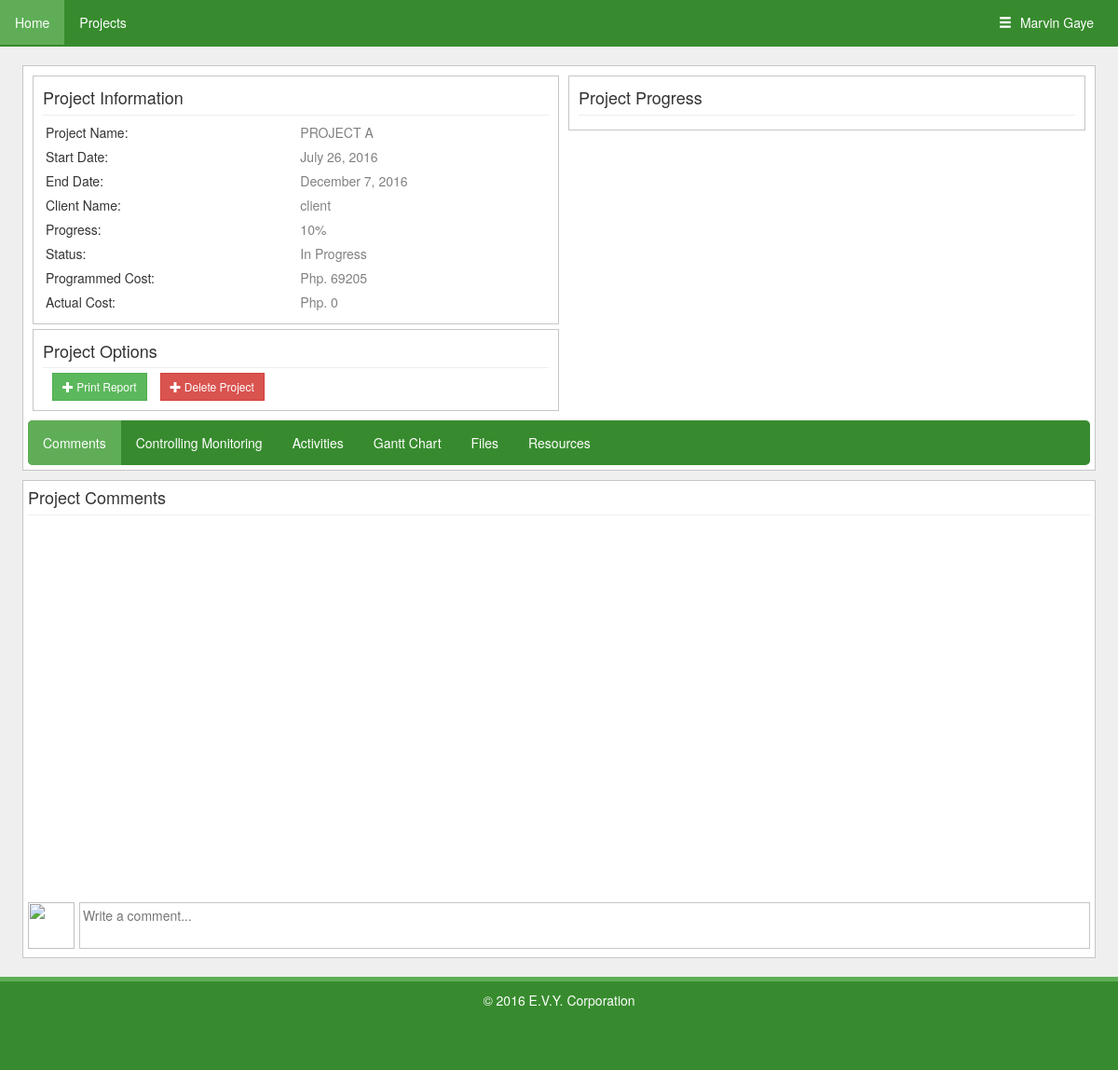
The app's page /viewproject.php?pid=1 (signed in) with its own data.
### tables this page shows
CREATE TABLE `projects` (
  `ProjectID` int(11) NOT NULL AUTO_INCREMENT,
  `UserID` longtext NOT NULL,
  `Name` longtext NOT NULL,
  `StartDate` datetime NOT NULL,
  `EndDate` datetime NOT NULL,
  `Status` longtext NOT NULL,
  `Progress` longtext NOT NULL,
  `Location` longtext NOT NULL,
  `ProjectType` varchar(45) NOT NULL,
  `LotSize` varchar(45) DEFAULT NULL,
  `OtherSize` varchar(100) DEFAULT NULL,
  PRIMARY KEY (`ProjectID`)
);

CREATE TABLE `users` (
  `UserID` int(11) NOT NULL AUTO_INCREMENT,
  `Name` longtext NOT NULL,
  `Username` longtext NOT NULL,
  `Password` longtext NOT NULL,
  `Type` longtext NOT NULL,
  PRIMARY KEY (`UserID`)
);

### viewproject.php (the view, shortened to what this page needs)
<?php
function FormalDateTime($datetime) {
	$rawdate = explode(" ", $datetime);
	$date = $rawdate[0];
	$time = $rawdate[1];
	$months = ["January", "February", "March", "April", "May", "June", "July", "August", "September", "October", "November", "December"];
	$thetime = explode(":", $time);
	$thedate = explode("-", $date);
	if (intval($thetime[0]) >= 12) {
		$hour = $thetime[0] - 12;
		$ampm = "PM";
	} else {
		$hour = $thetime[0];
		$ampm = "AM";
	}
	if ($hour == 0) {
		$hour = 12;
	}
	return [$months[(intval($thedate[1]) - 1)] . " " . intval($thedate[2]) . ", " . intval($thedate[0]), $hour . ":" . intval($thetime[1]) . " " . $ampm];
}
if (isset($_GET["pid"]) && !empty($_GET["pid"])) {
	$mysqli = new mysqli("localhost", "root", "", "evypms");
	$query = "SELECT projects.*, users.Name as ClientName, (SELECT SUM(task_resources.Used * resources.Price) as ActualCost FROM `task_resources` INNER JOIN resources ON task_resources.ResourceID=resources.ResourceID WHERE ProjectID=projects.ProjectID) as ActualCost, (SELECT SUM(task_resources.Quantity * resources.Price) as ProgrammedCost FROM `task_resources` INNER JOIN resources ON task_resources.ResourceID=resources.ResourceID WHERE ProjectID=projects.ProjectID) as ProgrammedCost FROM projects INNER JOIN users ON projects.UserID=users.UserID WHERE ProjectID='".$mysqli->real_escape_string($_GET["pid"])."'";
	$qq = $mysqli->query($query);
	if ($qq->num_rows > 0) {
		$project = $qq->fetch_assoc();
	} else {
		die();
	}
} else {
	die();
}
?>
<!DOCTYPE html>
<html>
<head>
<link href="bootstrap-3.3.6-dist/css/bootstrap.min.css" type="text/css" rel="stylesheet" />
<link href="js/jquery-ui-1.11.4.custom/jquery-ui.css" type="text/css" rel="stylesheet" />
<link href="js/prettify/prettify.min.css" rel="stylesheet" type="text/css">
<link href="css/gantt.css" type="text/css" rel="stylesheet" />
<link rel="stylesheet" href="js/fancybox/jquery.fancybox.css?v=2.1.5" type="text/css" media="screen" />
</head>
<body>
<nav style="position:relative;">
<nav style="position:relative;height:50px;background-color: #378B2E;">
    <?php require 'menu.php'?>
</nav>
</nav>
<div style="padding-left:2%;padding-right:2%;margin-top:20px;">
<div style="width:100%;background-color:#ffffff;border-style:solid;border-width:1px;border-color:#c6c6c6;">
<div class="row" style="margin:10px;">
<div class="col-md-6" style="margin:0px;padding:0px;">
<div style="border-style:solid;border-color:#c6c6c6;border-width:1px;padding:10px;">
<span style="font-size:18px;font-weight:lighter;">Project Information</span>
<hr style="margin-top:5px;margin-bottom:5px;"/>
<table style="width:100%;" class="table_form">
<tr>
<td>Project Name:</td><td id="prjnameindicator" style="color:gray;"><?php echo $project["Name"];?></td>
</tr>
<tr>
<td>Start Date:</td><td id="prjstartdateindicator" rawdate="<?php echo $project["StartDate"];?>" style="color:gray;"><?php echo FormalDateTime($project["StartDate"])[0];?></td>
</tr>
<tr>
<td>End Date:</td><td id="prjenddateindicator" rawdate="<?php echo $project["EndDate"];?>" style="color:gray;"><?php echo FormalDateTime($project["EndDate"])[0];?></td>
</tr>
<tr>
<td>Client Name:</td><td id="prjclientnameindicator" clientid="<?php echo $project["UserID"];?>" style="color:gray;"><?php echo $project["ClientName"];?></td>
</tr>
<tr>
<td>Progress:</td><td id="progressindicator" style="color:gray;"><?php echo round($project["Progress"]);?>%</td>
</tr>
<tr>
<td>Status:</td><td id="statusindicator" style="color:gray;"><?php echo ($project["Status"] == "1" ? "Completed" : "In Progress");?></td>
</tr>
<tr>
<td>Programmed Cost:</td><td id="programmedcostindicator" style="color:gray;">Php. <?php echo ($project["ProgrammedCost"] > 0 ? $project["ProgrammedCost"] : "0.00");?></td>
</tr>
<tr>
<td>Actual Cost:</td><td id="actualcostindicator" style="color:gray;">Php. <?php echo ($project["ProgrammedCost"] > 0 ? $project["ActualCost"] : "0.00");?></td>
</tr>
</table>
</div>
<div style="margin-top:5px;border-style:solid;border-color:#c6c6c6;border-width:1px;padding:10px;">
<span style="font-size:18px;font-weight:lighter;">Project Options</span>
<hr style="margin-top:5px;margin-bottom:5px;"/>
<button class="btn btn-sm btn-success" onclick="printReport()" style="margin-left:10px;" ><span class="glyphicon glyphicon-plus"></span> Print Report</button>
<button id="delprojbtn" class="btn btn-sm btn-danger" style="margin-left:10px;" ><span class="glyphicon glyphicon-plus"></span> Delete Project</button>
</div>
</div>
<div class="col-md-6" style="margin:0px;padding:0px;padding-left:10px;">
<div style="width:100%;border-style:solid;border-color:#c6c6c6;border-width:1px;padding:10px;">
<span style="font-size:18px;font-weight:lighter;" id="myChartDiv">Project Progress</span>
<hr style="margin-top:5px;margin-bottom:5px;"/>
</div>
</div>
</div>
<nav style="margin:5px;">
<ul class="inside_menu_bar" style="border-radius:5px;">
<li id="commentsbtn" class="selected"><a>Comments</a></li>
<li id="controlmonitoringbtn"><a>Controlling Monitoring</a></li>
<li id="activitiesbtn"><a>Activities</a></li>
<li id="ganttpreviewbtn"><a>Gantt Chart</a></li>
<li id="filesbtn"><a>Files</a></li>
<li id="resourcesbtn"><a>Resources</a></li>
</nav>
</div>
<div id="comments" style="margin-top:10px;width:100%;padding:5px;background-color:#ffffff;border-style:solid;border-width:1px;border-color:#c6c6c6;">
<span style="font-size:18px;font-weight:lighter;">Project Comments</span>
<hr style="margin-top:5px;margin-bottom:5px;"/>
<div id="comments_area" style="height:400px;overflow-y:scroll;">
</div>
	<div id="thecommentbox" style="display:table;margin-top:10px;">
	<div style="width:100%;display:table-row;">
	<div style="display:table-cell;vertical-align:top;">
	<img src="http://www.fashatude.com/static/fashatude/img/user_icon.png" style="width:50px;height:50px;border-style:solid;border-color:#c6c6c6;" />
	</div>
	<div style="display:table-cell;vertical-align:top;padding-left:5px;width:100%;">
	<textarea id="newcommentarea" style="padding:3px;width:100%;border-style:solid;border-color:#c6c6c6;border-width:1px;resize:none;min-height:50px;max-height:150px;outline:none;" placeholder="Write a comment..."></textarea>
	</div>
	</div>
	</div>
</div>
</div>
<footer>
<p style="text-align:center;">&copy; 2016 E.V.Y. Corporation</p>
</footer>
</body>
</html>

### css/gantt.css (style rules this page uses)
.row:after { clear: both; }

### records on screen
projects: Name "PROJECT A", StartDate "July 26, 2016", EndDate "December 7, 2016", UserID.Name "client", Progress "10"

### other values on screen
$project["ProgrammedCost"] "69205"
$project["ActualCost"] "0"
